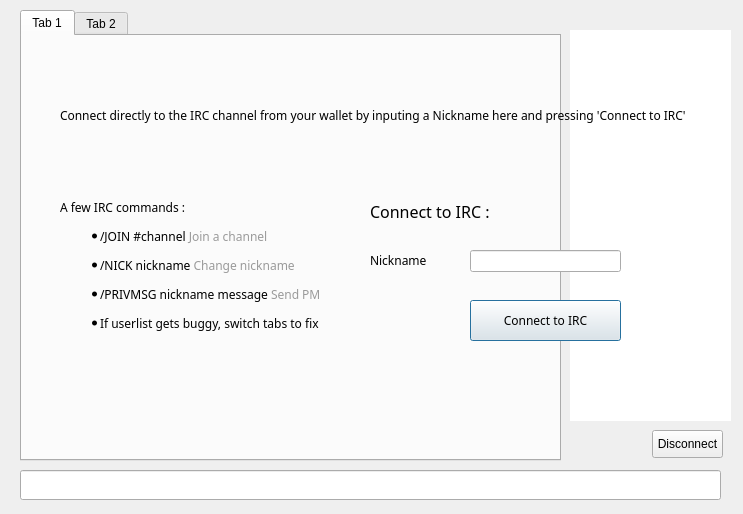
<?xml version="1.0" encoding="UTF-8"?>
<ui version="4.0">
 <class>ChatWindowClass</class>
 <widget class="QWidget" name="ChatWindowClass">
  <property name="geometry">
   <rect>
    <x>0</x>
    <y>0</y>
    <width>743</width>
    <height>514</height>
   </rect>
  </property>
  <widget class="QWidget" name="widget_2" native="true">
   <property name="geometry">
    <rect>
     <x>0</x>
     <y>0</y>
     <width>741</width>
     <height>511</height>
    </rect>
   </property>
   <widget class="QWidget" name="splitter" native="true">
    <property name="enabled">
     <bool>true</bool>
    </property>
    <property name="geometry">
     <rect>
      <x>10</x>
      <y>10</y>
      <width>721</width>
      <height>501</height>
     </rect>
    </property>
    <property name="styleSheet">
     <string notr="true"/>
    </property>
    <widget class="QTabWidget" name="tab">
     <property name="geometry">
      <rect>
       <x>10</x>
       <y>0</y>
       <width>541</width>
       <height>451</height>
      </rect>
     </property>
     <property name="styleSheet">
      <string notr="true"/>
     </property>
     <property name="tabShape">
      <enum>QTabWidget::Rounded</enum>
     </property>
     <property name="currentIndex">
      <number>0</number>
     </property>
     <property name="tabsClosable">
      <bool>false</bool>
     </property>
     <widget class="QWidget" name="widget_4">
      <attribute name="title">
       <string>Tab 1</string>
      </attribute>
     </widget>
     <widget class="QWidget" name="tab_5">
      <attribute name="title">
       <string>Tab 2</string>
      </attribute>
     </widget>
    </widget>
    <widget class="QLineEdit" name="lineEdit">
     <property name="geometry">
      <rect>
       <x>10</x>
       <y>460</y>
       <width>701</width>
       <height>30</height>
      </rect>
     </property>
     <property name="sizePolicy">
      <sizepolicy hsizetype="Fixed" vsizetype="Fixed">
       <horstretch>0</horstretch>
       <verstretch>0</verstretch>
      </sizepolicy>
     </property>
     <property name="maximumSize">
      <size>
       <width>16777215</width>
       <height>30</height>
      </size>
     </property>
    </widget>
    <widget class="QListView" name="userView">
     <property name="geometry">
      <rect>
       <x>560</x>
       <y>20</y>
       <width>161</width>
       <height>391</height>
      </rect>
     </property>
     <property name="minimumSize">
      <size>
       <width>0</width>
       <height>300</height>
      </size>
     </property>
     <property name="styleSheet">
      <string notr="true">border-radius:10px;</string>
     </property>
    </widget>
    <widget class="QPushButton" name="disconnect">
     <property name="geometry">
      <rect>
       <x>642</x>
       <y>420</y>
       <width>71</width>
       <height>28</height>
      </rect>
     </property>
     <property name="text">
      <string>Disconnect</string>
     </property>
    </widget>
   </widget>
   <widget class="QWidget" name="hide3" native="true">
    <property name="geometry">
     <rect>
      <x>0</x>
      <y>0</y>
      <width>741</width>
      <height>511</height>
     </rect>
    </property>
    <property name="styleSheet">
     <string notr="true">font-family:Proxima Nova Rg;</string>
    </property>
    <widget class="QWidget" name="layoutWidget">
     <property name="geometry">
      <rect>
       <x>10</x>
       <y>6</y>
       <width>731</width>
       <height>41</height>
      </rect>
     </property>
     <layout class="QHBoxLayout" name="hide1">
      <property name="spacing">
       <number>7</number>
      </property>
     </layout>
    </widget>
    <widget class="QLabel" name="hide2">
     <property name="geometry">
      <rect>
       <x>60</x>
       <y>70</y>
       <width>631</width>
       <height>91</height>
      </rect>
     </property>
     <property name="text">
      <string>&lt;html&gt;&lt;head/&gt;&lt;body&gt;&lt;p align=&quot;justify&quot;&gt;&lt;span style=&quot; font-size:9pt;&quot;&gt;Connect directly to the IRC channel from your wallet by inputing a Nickname here and pressing 'Connect to IRC'&lt;/span&gt;&lt;/p&gt;&lt;/body&gt;&lt;/html&gt;</string>
     </property>
     <property name="wordWrap">
      <bool>true</bool>
     </property>
     <property name="openExternalLinks">
      <bool>true</bool>
     </property>
    </widget>
    <widget class="QLabel" name="label">
     <property name="geometry">
      <rect>
       <x>70</x>
       <y>380</y>
       <width>71</width>
       <height>51</height>
      </rect>
     </property>
     <property name="text">
      <string>&lt;html&gt;&lt;head/&gt;&lt;body&gt;&lt;p align=&quot;center&quot;&gt;&lt;a href=&quot;https://twitter.com/Fibre&quot;&gt;&lt;span style=&quot; text-decoration: underline; color:#0000ff;&quot;&gt;&lt;img src=&quot;:/icons/twitter&quot;/&gt;&lt;/span&gt;&lt;/a&gt;&lt;/p&gt;&lt;/body&gt;&lt;/html&gt;</string>
     </property>
     <property name="margin">
      <number>5</number>
     </property>
     <property name="openExternalLinks">
      <bool>true</bool>
     </property>
    </widget>
    <widget class="QLabel" name="label_2">
     <property name="geometry">
      <rect>
       <x>60</x>
       <y>160</y>
       <width>291</width>
       <height>211</height>
      </rect>
     </property>
     <property name="text">
      <string>&lt;html&gt;&lt;head/&gt;&lt;body&gt;&lt;p&gt;A few IRC commands :&lt;/p&gt;&lt;ul style=&quot;margin-top: 0px; margin-bottom: 0px; margin-left: 0px; margin-right: 0px; -qt-list-indent: 1;&quot;&gt;&lt;li style=&quot; margin-top:12px; margin-bottom:12px; margin-left:0px; margin-right:0px; -qt-block-indent:0; text-indent:0px;&quot;&gt;/JOIN #channel &lt;span style=&quot; color:#9a9a9a;&quot;&gt;Join a channel&lt;/span&gt;&lt;/li&gt;&lt;li style=&quot; margin-top:12px; margin-bottom:12px; margin-left:0px; margin-right:0px; -qt-block-indent:0; text-indent:0px;&quot;&gt;/NICK nickname &lt;span style=&quot; color:#9a9a9a;&quot;&gt;Change nickname&lt;/span&gt;&lt;/li&gt;&lt;li style=&quot; margin-top:12px; margin-bottom:12px; margin-left:0px; margin-right:0px; -qt-block-indent:0; text-indent:0px;&quot;&gt;/PRIVMSG nickname message &lt;span style=&quot; color:#9a9a9a;&quot;&gt;Send PM &lt;/span&gt;&lt;/li&gt;&lt;li style=&quot; margin-top:0px; margin-bottom:0px; margin-left:0px; margin-right:0px; -qt-block-indent:0; text-indent:0px;&quot;&gt;If userlist gets buggy, switch tabs to fix&lt;/li&gt;&lt;/ul&gt;&lt;/body&gt;&lt;/html&gt;</string>
     </property>
    </widget>
    <widget class="QLineEdit" name="editPseudo">
     <property name="geometry">
      <rect>
       <x>470</x>
       <y>250</y>
       <width>151</width>
       <height>22</height>
      </rect>
     </property>
     <property name="text">
      <string/>
     </property>
    </widget>
    <widget class="QLabel" name="label_5">
     <property name="geometry">
      <rect>
       <x>370</x>
       <y>250</y>
       <width>61</width>
       <height>21</height>
      </rect>
     </property>
     <property name="text">
      <string>Nickname</string>
     </property>
    </widget>
    <widget class="QPushButton" name="buttonConnect">
     <property name="geometry">
      <rect>
       <x>470</x>
       <y>300</y>
       <width>151</width>
       <height>41</height>
      </rect>
     </property>
     <property name="styleSheet">
      <string notr="true"/>
     </property>
     <property name="text">
      <string>Connect to IRC</string>
     </property>
     <property name="default">
      <bool>true</bool>
     </property>
    </widget>
    <widget class="QLabel" name="label_10">
     <property name="geometry">
      <rect>
       <x>370</x>
       <y>200</y>
       <width>161</width>
       <height>21</height>
      </rect>
     </property>
     <property name="text">
      <string>&lt;html&gt;&lt;head/&gt;&lt;body&gt;&lt;p&gt;&lt;span style=&quot; font-size:12pt;&quot;&gt;Connect to IRC :&lt;/span&gt;&lt;/p&gt;&lt;/body&gt;&lt;/html&gt;</string>
     </property>
    </widget>
   </widget>
  </widget>
  <action name="actionQuit">
   <property name="text">
    <string>Quitter</string>
   </property>
   <property name="shortcut">
    <string>Ctrl+Q</string>
   </property>
  </action>
  <action name="actionCloseTab">
   <property name="text">
    <string>Fermer l'onglet</string>
   </property>
  </action>
 </widget>
 <layoutdefault spacing="6" margin="11"/>
 <resources/>
 <connections/>
</ui>
